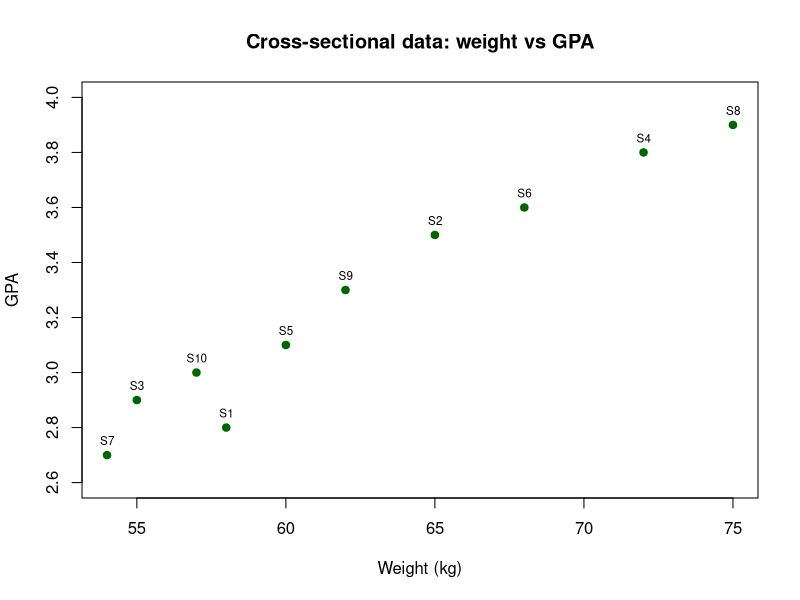
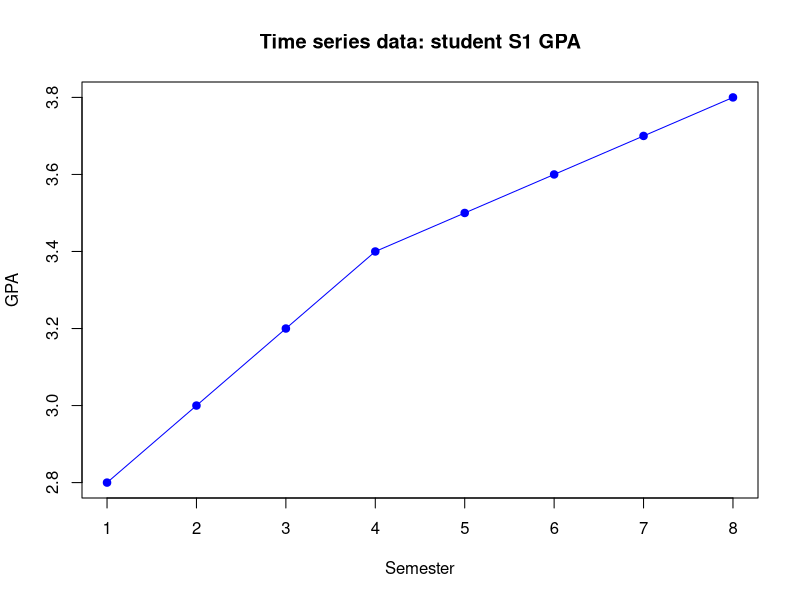
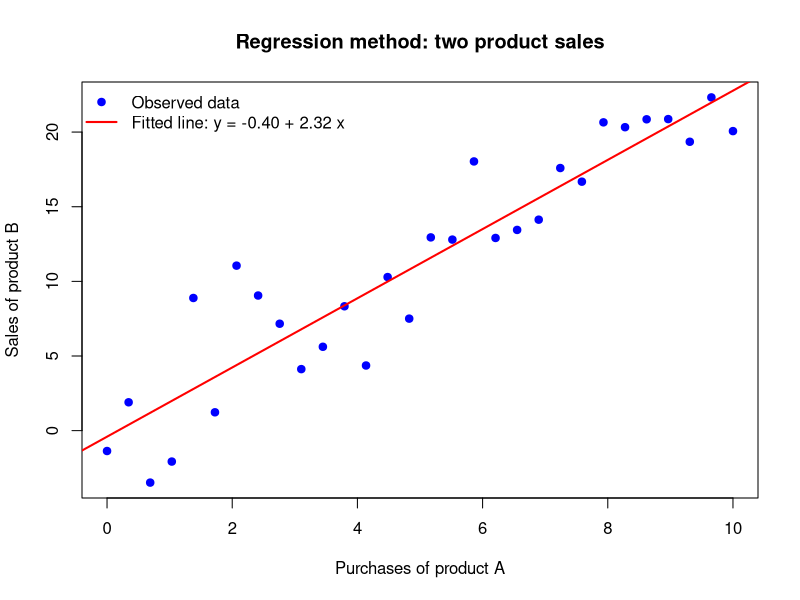
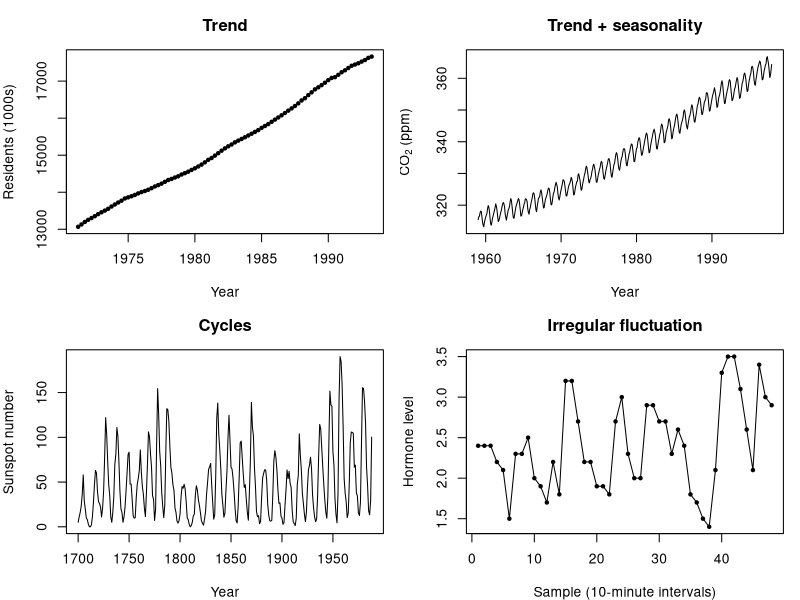
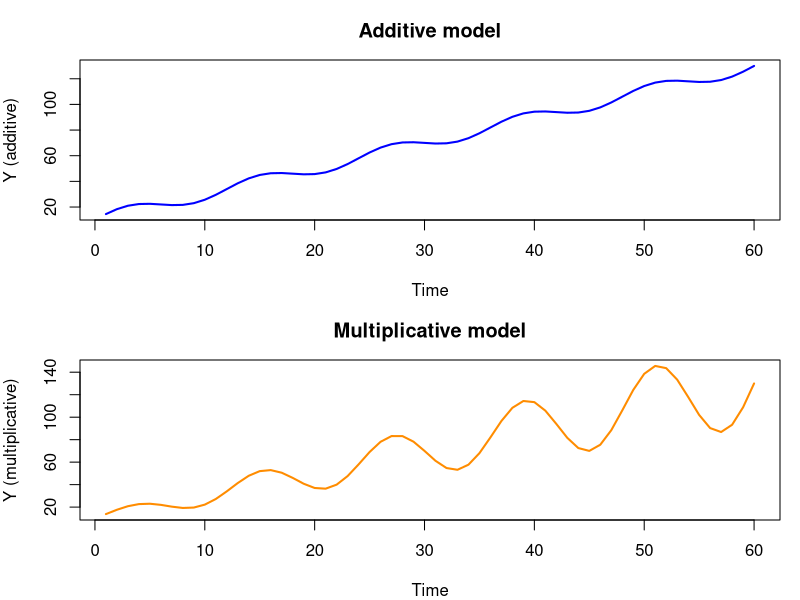
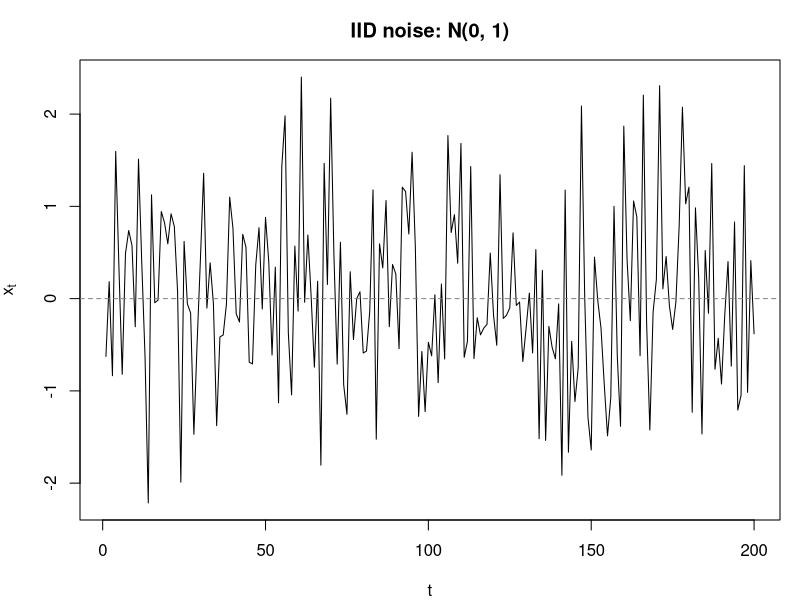
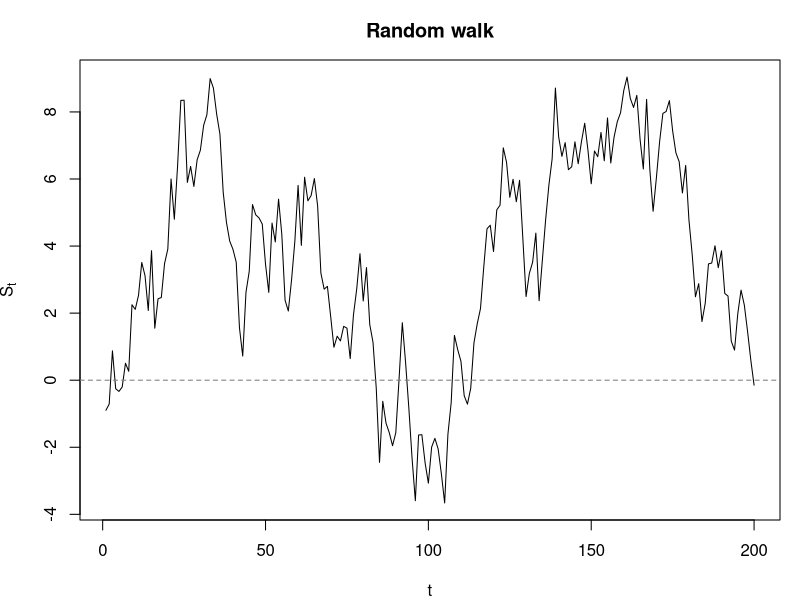
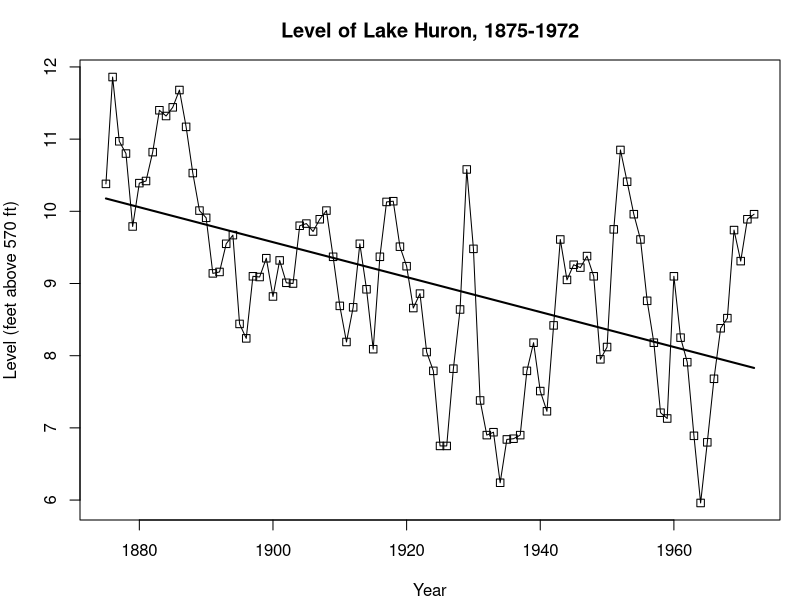

These figures' R source, in order:
# SCIM311 Chapter 1: R code of the chapter
# Run from top to bottom to reproduce every figure in the chapter.
# Part of the SCIM311 lecture notes (student version).

## ----students-----------------------------------------------------------------
students <- data.frame(
  student = paste0("S", 1:10),
  height  = c(165, 170, 160, 175, 168, 172, 158, 180, 169, 162),  # cm
  weight  = c(58, 65, 55, 72, 60, 68, 54, 75, 62, 57),            # kg
  gpa     = c(2.8, 3.5, 2.9, 3.8, 3.1, 3.6, 2.7, 3.9, 3.3, 3.0)
)




## ----cross-sectional, fig.cap = "Cross-sectional data: ten students measured once."----
plot(students$weight, students$gpa, pch = 19, col = "darkgreen",
     main = "Cross-sectional data: weight vs GPA", ylim = c(2.6, 4.0),
     xlab = "Weight (kg)", ylab = "GPA")
text(students$weight, students$gpa, students$student, pos = 3, cex = 0.7)


## ----s1-gpa-------------------------------------------------------------------
s1 <- data.frame(semester = 1:8,
                 gpa = c(2.8, 3.0, 3.2, 3.4, 3.5, 3.6, 3.7, 3.8))




## ----time-series, fig.cap = "Time series data: one student (S1) measured repeatedly."----
plot(s1$semester, s1$gpa, type = "o", pch = 19, col = "blue",
     main = "Time series data: student S1 GPA",
     xlab = "Semester", ylab = "GPA")


## ----regression, fig.cap = "Regression method: sales of product B against purchases of product A (simulated)."----
set.seed(11)
purchases_A <- seq(0, 10, length.out = 30)
sales_B <- 1 + 2.3 * purchases_A + rnorm(30, sd = 4)
fit_AB <- lm(sales_B ~ purchases_A)

plot(purchases_A, sales_B, pch = 19, col = "blue",
     main = "Regression method: two product sales",
     xlab = "Purchases of product A", ylab = "Sales of product B")
abline(fit_AB, col = "red", lwd = 2)
legend("topleft", bty = "n", pch = c(19, NA), lty = c(NA, 1), lwd = c(NA, 2),
       col = c("blue", "red"),
       legend = c("Observed data",
                  sprintf("Fitted line: y = %.2f + %.2f x",
                          coef(fit_AB)[1], coef(fit_AB)[2])))


## ----components, fig.height = 6, fig.cap = "Four series with different components. Data sets built into R: austres, co2, sunspot.year, lh."----
par(mfrow = c(2, 2), mar = c(4, 4, 3, 1))

# Trend: quarterly Australian residents (thousands), 1971-1993
plot(austres, type = "o", pch = 20, main = "Trend",
     xlab = "Year", ylab = "Residents (1000s)")

# Trend + seasonality: monthly CO2 at Mauna Loa (ppm), 1959-1997
plot(co2, main = "Trend + seasonality",
     xlab = "Year", ylab = expression(CO[2] ~ "(ppm)"))

# Cycles: yearly mean sunspot numbers, 1700-1988
plot(sunspot.year, main = "Cycles",
     xlab = "Year", ylab = "Sunspot number")

# Irregular only: luteinizing hormone, 48 samples at 10-minute intervals
plot(lh, type = "o", pch = 20, main = "Irregular fluctuation",
     xlab = "Sample (10-minute intervals)", ylab = "Hormone level")

par(mfrow = c(1, 1))


## ----additive-multiplicative, fig.height = 5.5, fig.cap = "The same trend and seasonal pattern combined additively and multiplicatively."----
t <- 1:60
trend <- 10 + 2 * t
season <- sin(2 * pi * t / 12)

Y_add <- trend + 5 * season          # additive model
Y_mul <- trend * (1 + 0.3 * season)  # multiplicative model

par(mfrow = c(2, 1), mar = c(4, 4, 3, 1))
plot(t, Y_add, type = "l", col = "blue", lwd = 2,
     main = "Additive model", xlab = "Time", ylab = "Y (additive)")
plot(t, Y_mul, type = "l", col = "darkorange", lwd = 2,
     main = "Multiplicative model", xlab = "Time", ylab = "Y (multiplicative)")
par(mfrow = c(1, 1))


## ----iid-noise, fig.cap = "Simulated iid N(0, 1) noise."----------------------
set.seed(1)
n <- 200
x <- rnorm(n, mean = 0, sd = 1)  # iid N(0, 1)
plot(ts(x), main = "IID noise: N(0, 1)", xlab = "t", ylab = expression(x[t]))
abline(h = 0, col = "grey50", lty = 2)


## ----random-walk, fig.cap = "A simulated random walk started at zero."--------
set.seed(2)
n <- 200
eps <- rnorm(n, mean = 0, sd = 1)
S <- cumsum(eps)  # random walk: S_t = S_{t-1} + eps_t
plot(ts(S), main = "Random walk", xlab = "t", ylab = expression(S[t]))
abline(h = 0, col = "grey50", lty = 2)




## ----lake-huron, fig.cap = "Level of Lake Huron (feet above 570 ft) with the least-squares trend line."----
level <- as.numeric(LakeHuron) - 570  # feet above 570 ft
t <- seq_along(level)                 # t = 1, ..., 98
fit_lake <- lm(level ~ t)
coef(fit_lake)

plot(1875:1972, level, type = "o", pch = 0,
     main = "Level of Lake Huron, 1875-1972",
     xlab = "Year", ylab = "Level (feet above 570 ft)")
lines(1875:1972, fitted(fit_lake), lwd = 2)


## ----rw-three-trends, fig.cap = "Three simulated realisations of the same random walk; each seems to have its own trend."----
set.seed(31)
walks <- replicate(3, cumsum(rnorm(60)))   # three random walks, t = 1..60
matplot(walks, type = "l", lty = 1, lwd = 2,
        col = c("black", "steelblue", "firebrick"),
        main = "Three realisations of one random walk",
        xlab = "t", ylab = expression(S[t]))
abline(h = 0, col = "grey50", lty = 2)


## ----nottem-trend, fig.cap = "Monthly air temperature at Nottingham, 1920-1939 (first eight years shown), with the fitted cosine trend (red) and the seasonal means (blue)."----
t <- as.numeric(time(nottem))   # 1920, 1920.083, ... (years)
fit_cos <- lm(nottem ~ cos(2 * pi * t) + sin(2 * pi * t))  # 3 parameters
month <- factor(cycle(nottem))  # month 1, ..., 12
fit_means <- lm(nottem ~ month - 1)                         # 12 parameters

round(coef(fit_cos), 2)
round(c(cosine = summary(fit_cos)$sigma,
        means = summary(fit_means)$sigma), 2)   # residual SD

show <- t < 1928
plot(t[show], nottem[show], type = "p", pch = 20,
     main = "Nottingham temperature with two seasonal trends",
     xlab = "Year", ylab = "Temperature (F)")
lines(t[show], fitted(fit_cos)[show], col = "red", lwd = 2)
lines(t[show], fitted(fit_means)[show], col = "blue", lty = 2)


## ----plot-template, eval = FALSE----------------------------------------------
## # my_ts_data is any time series (ts) object
## plot(my_ts_data, main = "Time plot of my data", xlab = "Time", ylab = "Value")


## ----air-base, fig.cap = "Time plot of AirPassengers drawn with base R."------
my_ts_data <- AirPassengers

plot(my_ts_data,
     main = "Time plot of AirPassengers",
     xlab = "Year", ylab = "Passengers (1000s)")


## ----sales-ts, fig.cap = "Monthly sales, January 2020 to December 2022."------
sales_data <- c(10, 12, 15, 13, 17, 20, 18, 22, 25, 23, 28, 30,
                12, 14, 17, 15, 19, 22, 20, 24, 27, 25, 30, 32,
                15, 16, 19, 18, 21, 24, 23, 26, 29, 28, 33, 35)

# Monthly data starting in January 2020, three years
sales_ts <- ts(sales_data, start = c(2020, 1), frequency = 12)
print(sales_ts)
plot(sales_ts, main = "Monthly sales", xlab = "Year", ylab = "Sales")


## ----decompose, fig.height = 6, fig.cap = "Classical additive decomposition of the monthly sales."----
decomposed_sales_add <- decompose(sales_ts, type = "additive")
plot(decomposed_sales_add)

# If a multiplicative model seems more appropriate:
# decomposed_sales_mult <- decompose(sales_ts, type = "multiplicative")
# plot(decomposed_sales_mult)


## ----stl, fig.height = 6, fig.cap = "STL decomposition of the monthly sales."----
stl_sales <- stl(sales_ts, s.window = "periodic")
plot(stl_sales)

# stl() is part of base R (package stats); no extra package is needed.




## ----sensor-stream, fig.cap = "A simulated sensor stream with a missing block (minutes 45-49) and a spike (minute 85)."----
set.seed(311)
n <- 120
t <- 1:n
sensor <- 20 + 0.01 * t + sin(2 * pi * t / 24) + rnorm(n, 0, 0.15)

sensor_with_events <- sensor
sensor_with_events[45:49] <- NA                # communication failure
sensor_with_events[85] <- sensor[85] + 4       # unusual physical event

plot(sensor_with_events, type = "o", pch = 16,
     main = "One stream, two different problems",
     xlab = "Minute", ylab = "Sensor value")
abline(v = c(45, 49, 85), col = c("steelblue", "steelblue", "firebrick"),
       lty = 2)
